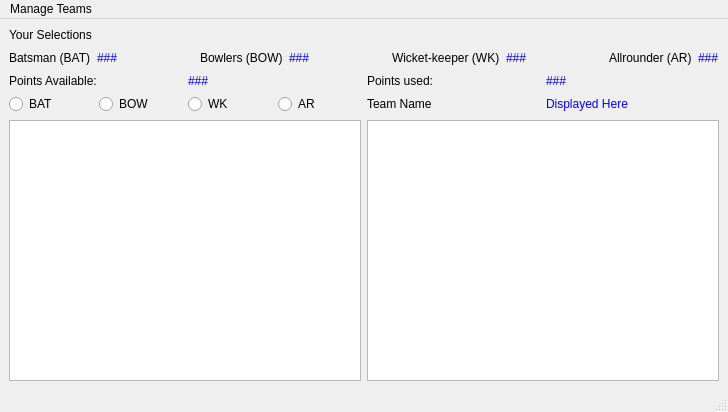
<?xml version="1.0" encoding="UTF-8"?>
<ui version="4.0">
 <class>MainWindow</class>
 <widget class="QMainWindow" name="MainWindow">
  <property name="geometry">
   <rect>
    <x>0</x>
    <y>0</y>
    <width>728</width>
    <height>412</height>
   </rect>
  </property>
  <property name="windowTitle">
   <string>MainWindow</string>
  </property>
  <widget class="QWidget" name="centralwidget">
   <layout class="QVBoxLayout" name="verticalLayout">
    <item>
     <widget class="QLabel" name="label">
      <property name="text">
       <string>Your Selections</string>
      </property>
     </widget>
    </item>
    <item>
     <layout class="QGridLayout" name="gridLayout_2">
      <item row="0" column="8">
       <spacer name="horizontalSpacer_3">
        <property name="orientation">
         <enum>Qt::Horizontal</enum>
        </property>
        <property name="sizeHint" stdset="0">
         <size>
          <width>40</width>
          <height>20</height>
         </size>
        </property>
       </spacer>
      </item>
      <item row="0" column="10">
       <widget class="QLabel" name="label_9">
        <property name="text">
         <string>&lt;a href=&quot;#&quot; style=&quot;text-decoration:none&quot;&gt;###&lt;/a&gt;</string>
        </property>
       </widget>
      </item>
      <item row="0" column="9">
       <widget class="QLabel" name="label_8">
        <property name="text">
         <string>Allrounder (AR)</string>
        </property>
       </widget>
      </item>
      <item row="0" column="2">
       <spacer name="horizontalSpacer">
        <property name="orientation">
         <enum>Qt::Horizontal</enum>
        </property>
        <property name="sizeHint" stdset="0">
         <size>
          <width>58</width>
          <height>20</height>
         </size>
        </property>
       </spacer>
      </item>
      <item row="0" column="3">
       <widget class="QLabel" name="label_4">
        <property name="text">
         <string>Bowlers (BOW)</string>
        </property>
       </widget>
      </item>
      <item row="0" column="4">
       <widget class="QLabel" name="label_5">
        <property name="text">
         <string>&lt;a href=&quot;#&quot; style=&quot;text-decoration:none&quot;&gt;###&lt;/a&gt;</string>
        </property>
       </widget>
      </item>
      <item row="0" column="5">
       <spacer name="horizontalSpacer_2">
        <property name="orientation">
         <enum>Qt::Horizontal</enum>
        </property>
        <property name="sizeHint" stdset="0">
         <size>
          <width>48</width>
          <height>20</height>
         </size>
        </property>
       </spacer>
      </item>
      <item row="0" column="7">
       <widget class="QLabel" name="label_7">
        <property name="text">
         <string>&lt;a href=&quot;#&quot; style=&quot;text-decoration:none&quot;&gt;###&lt;/a&gt;</string>
        </property>
       </widget>
      </item>
      <item row="0" column="1">
       <widget class="QLabel" name="label_3">
        <property name="text">
         <string>&lt;a href=&quot;#&quot; style=&quot;text-decoration:none&quot;&gt;###&lt;/a&gt;</string>
        </property>
       </widget>
      </item>
      <item row="0" column="0">
       <widget class="QLabel" name="label_2">
        <property name="text">
         <string>Batsman (BAT)</string>
        </property>
       </widget>
      </item>
      <item row="0" column="6">
       <widget class="QLabel" name="label_6">
        <property name="text">
         <string>Wicket-keeper (WK)</string>
        </property>
       </widget>
      </item>
     </layout>
    </item>
    <item>
     <layout class="QHBoxLayout" name="horizontalLayout_3">
      <item>
       <layout class="QHBoxLayout" name="horizontalLayout">
        <item>
         <widget class="QLabel" name="label_10">
          <property name="text">
           <string>Points Available:</string>
          </property>
         </widget>
        </item>
        <item>
         <widget class="QLabel" name="label_11">
          <property name="text">
           <string>&lt;a href=&quot;#&quot; style=&quot;text-decoration:none&quot;&gt;###&lt;/a&gt;</string>
          </property>
         </widget>
        </item>
       </layout>
      </item>
      <item>
       <layout class="QHBoxLayout" name="horizontalLayout_2">
        <item>
         <widget class="QLabel" name="label_12">
          <property name="text">
           <string>Points used:</string>
          </property>
         </widget>
        </item>
        <item>
         <widget class="QLabel" name="label_13">
          <property name="text">
           <string>&lt;a href=&quot;#&quot; style=&quot;text-decoration:none&quot;&gt;###&lt;/a&gt;</string>
          </property>
         </widget>
        </item>
       </layout>
      </item>
     </layout>
    </item>
    <item>
     <layout class="QHBoxLayout" name="horizontalLayout_7">
      <item>
       <layout class="QHBoxLayout" name="horizontalLayout_5">
        <item>
         <widget class="QRadioButton" name="radioButton">
          <property name="text">
           <string>BAT</string>
          </property>
         </widget>
        </item>
        <item>
         <widget class="QRadioButton" name="radioButton_2">
          <property name="text">
           <string>BOW</string>
          </property>
         </widget>
        </item>
        <item>
         <widget class="QRadioButton" name="radioButton_3">
          <property name="text">
           <string>WK</string>
          </property>
         </widget>
        </item>
        <item>
         <widget class="QRadioButton" name="radioButton_4">
          <property name="text">
           <string>AR</string>
          </property>
         </widget>
        </item>
       </layout>
      </item>
      <item>
       <layout class="QHBoxLayout" name="horizontalLayout_6">
        <item>
         <widget class="QLabel" name="label_14">
          <property name="text">
           <string>Team Name</string>
          </property>
         </widget>
        </item>
        <item>
         <widget class="QLabel" name="label_15">
          <property name="text">
           <string>&lt;a href=&quot;#&quot; style=&quot;text-decoration:none&quot;&gt;Displayed Here&lt;/a&gt;</string>
          </property>
         </widget>
        </item>
       </layout>
      </item>
     </layout>
    </item>
    <item>
     <layout class="QHBoxLayout" name="horizontalLayout_4">
      <item>
       <widget class="QListWidget" name="listWidget"/>
      </item>
      <item>
       <widget class="QListWidget" name="listWidget_2"/>
      </item>
     </layout>
    </item>
   </layout>
  </widget>
  <widget class="QMenuBar" name="menubar">
   <property name="geometry">
    <rect>
     <x>0</x>
     <y>0</y>
     <width>728</width>
     <height>31</height>
    </rect>
   </property>
   <widget class="QMenu" name="menuManage_Teams">
    <property name="title">
     <string>Manage Teams</string>
    </property>
    <addaction name="actionNEW_Team"/>
    <addaction name="actionOPEN_Team"/>
    <addaction name="actionSAVE_Team"/>
    <addaction name="actionEVALUATE_Team"/>
   </widget>
   <addaction name="menuManage_Teams"/>
  </widget>
  <widget class="QStatusBar" name="statusbar"/>
  <action name="actionNEW_Team">
   <property name="text">
    <string>NEW Team</string>
   </property>
   <property name="shortcut">
    <string>Ctrl+N</string>
   </property>
  </action>
  <action name="actionOPEN_Team">
   <property name="text">
    <string>OPEN Team</string>
   </property>
   <property name="shortcut">
    <string>Ctrl+O</string>
   </property>
  </action>
  <action name="actionSAVE_Team">
   <property name="text">
    <string>SAVE Team</string>
   </property>
   <property name="shortcut">
    <string>Ctrl+S</string>
   </property>
  </action>
  <action name="actionEVALUATE_Team">
   <property name="text">
    <string>EVALUATE Team</string>
   </property>
   <property name="shortcut">
    <string>Ctrl+E</string>
   </property>
  </action>
 </widget>
 <resources/>
 <connections/>
</ui>
